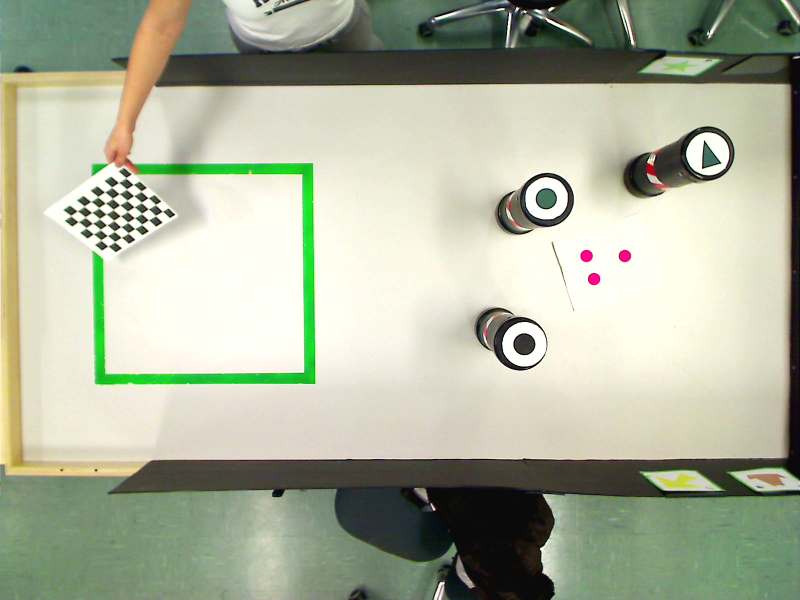
#> input picture design/vision/image/pic (30).png, 1600 x 1200 px (shown at 1/2 size)
$ python -i vertices.py   (imports and definitions only)   (older library calls are emulated)
#> lines starting #> are read from the running program, lines starting #| are printed output that depends on the picture; after the words box and inside, x2 and y2 are one past the last pixel; in counts of white or black regions, pixels touching at a corner belong together
#> further down, picture is the input picture: shape (1200, 1600, 3); mean B, G, R 157.4, 179, 173.4
import cv2
import numpy as np

from functools import partial
from math import inf

from .contours import (PaintingFrameFinder,
                       filter_contours_with_predicates,
                       find_contour_with_lowest_point_distance_to_image_center,
                       is_xy_centroid_within_range,
                       is_area_size_within_range,
                       is_approximated_vertices_number_within_range,
                       compute_coordinates_center)
from .exceptions import VerticesNotFound
from .transformations import PerspectiveWarper, Figure
from .utils import StdErrOutputDisplayManager


class VerticesFinder:
    # [42 lines left out: functions __init__, find_vertices, _find_vertices, _find_figure_vertices_from_filtered_image, not called in this run]


class HighFrequencyFilter:
    def __init__(self):
        pass

    def filter_image(self, image):
        blurred_image = cv2.bilateralFilter(image, 9, 75, 75)
        gray_image = cv2.cvtColor(blurred_image, cv2.COLOR_BGR2GRAY)
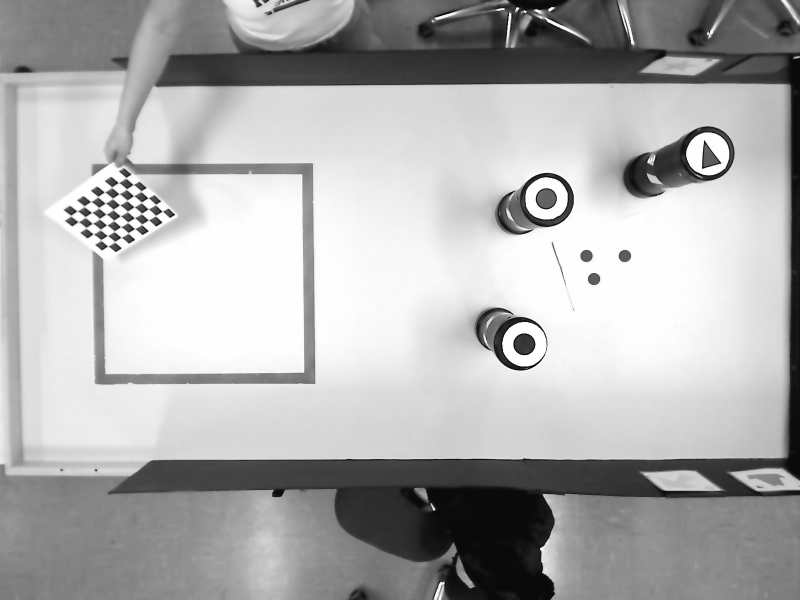
#> gray_image: shape (1200, 1600) (shown at 1/2 size); min 8, max 255, mean 174.9

        gaussian_blurred_image = cv2.GaussianBlur(gray_image, (69, 69), 0)
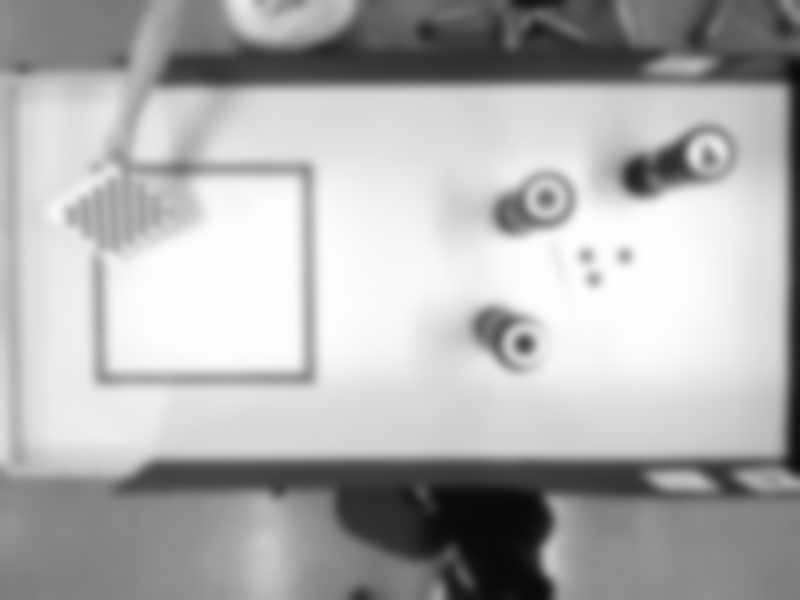
#> gaussian_blurred_image: shape (1200, 1600) (shown at 1/2 size); min 10, max 254, mean 174.9
        subtracted_image = cv2.subtract(gray_image, gaussian_blurred_image)
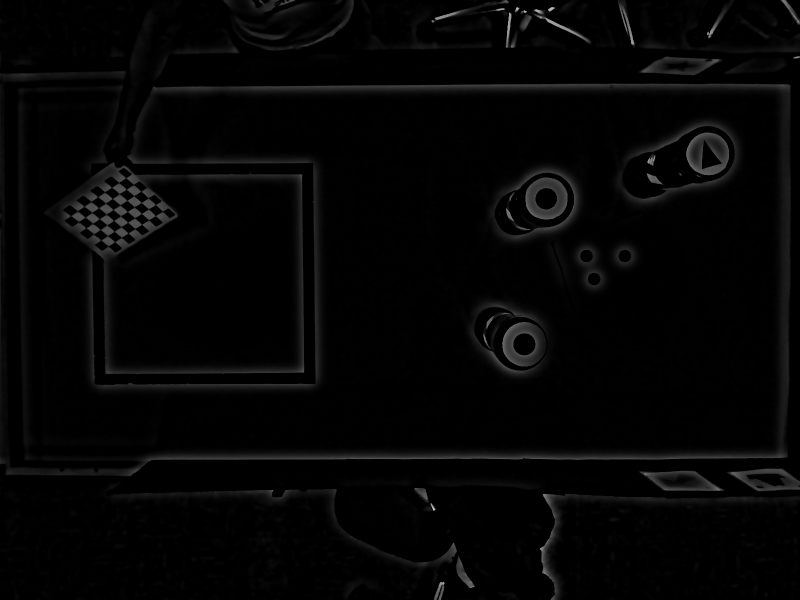
#> subtracted_image: shape (1200, 1600) (shown at 1/2 size); min 0, max 207, mean 4.8
        equalized_image = cv2.equalizeHist(subtracted_image)
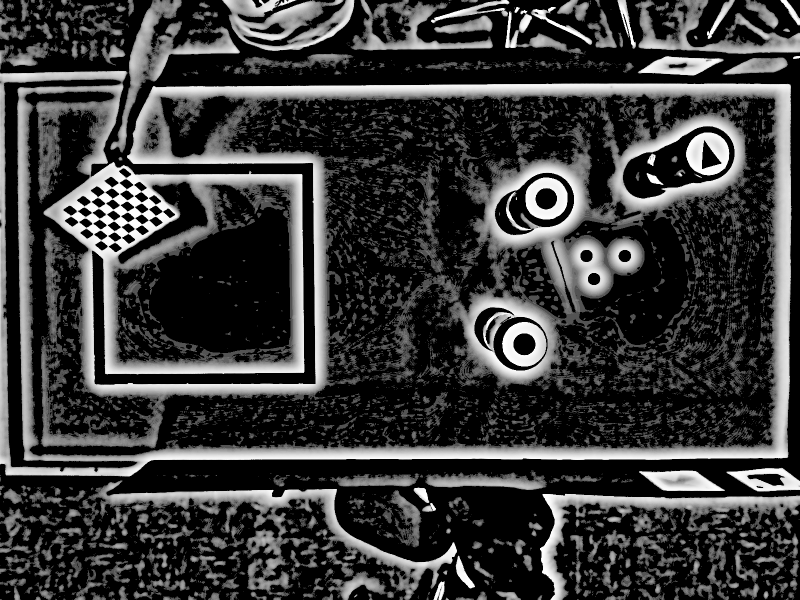
#> equalized_image: shape (1200, 1600) (shown at 1/2 size); min 0, max 255, mean 58.4
        _, thresholded_image = cv2.threshold(equalized_image, np.median(equalized_image), 255, 0)
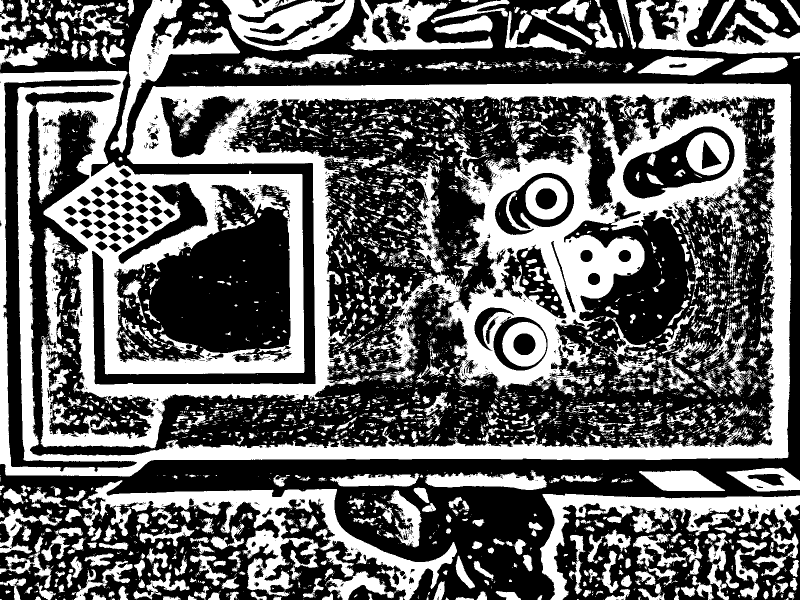
#> thresholded_image: shape (1200, 1600) (shown at 1/2 size); 40.5% white; 4939 white regions (3834 under 20 px), largest, box (x1, y1, x2, y2) and area: (0, 141, 1583, 953) 414089, (158, 960, 914, 1200) 38666, (1080, 987, 1600, 1200) 22966
        return thresholded_image


# [72 lines left out: functions find_best_figure, _compare_figures_with_predicates, have_same_area_size, have_same_perimeter_size, have_same_center_position, not called in this run]

>>> import cv2
>>> picture = cv2.imread('image/pic (30).png')
>>> result = HighFrequencyFilter().filter_image(picture)
